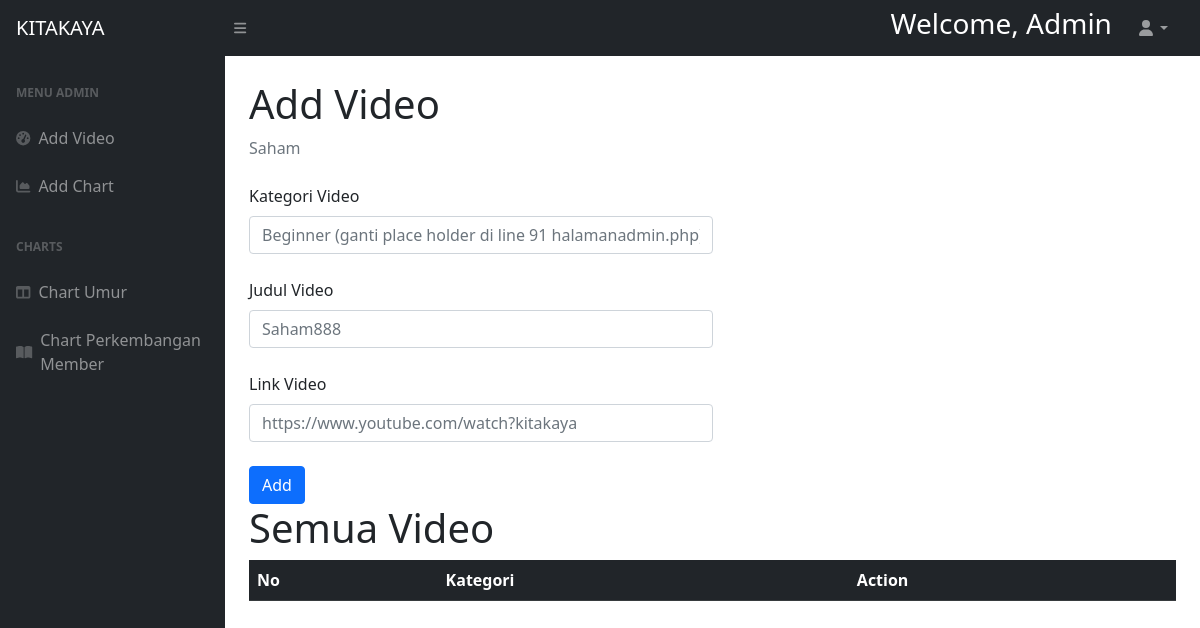
Before: /public/halamanadmin.php with the older database file.
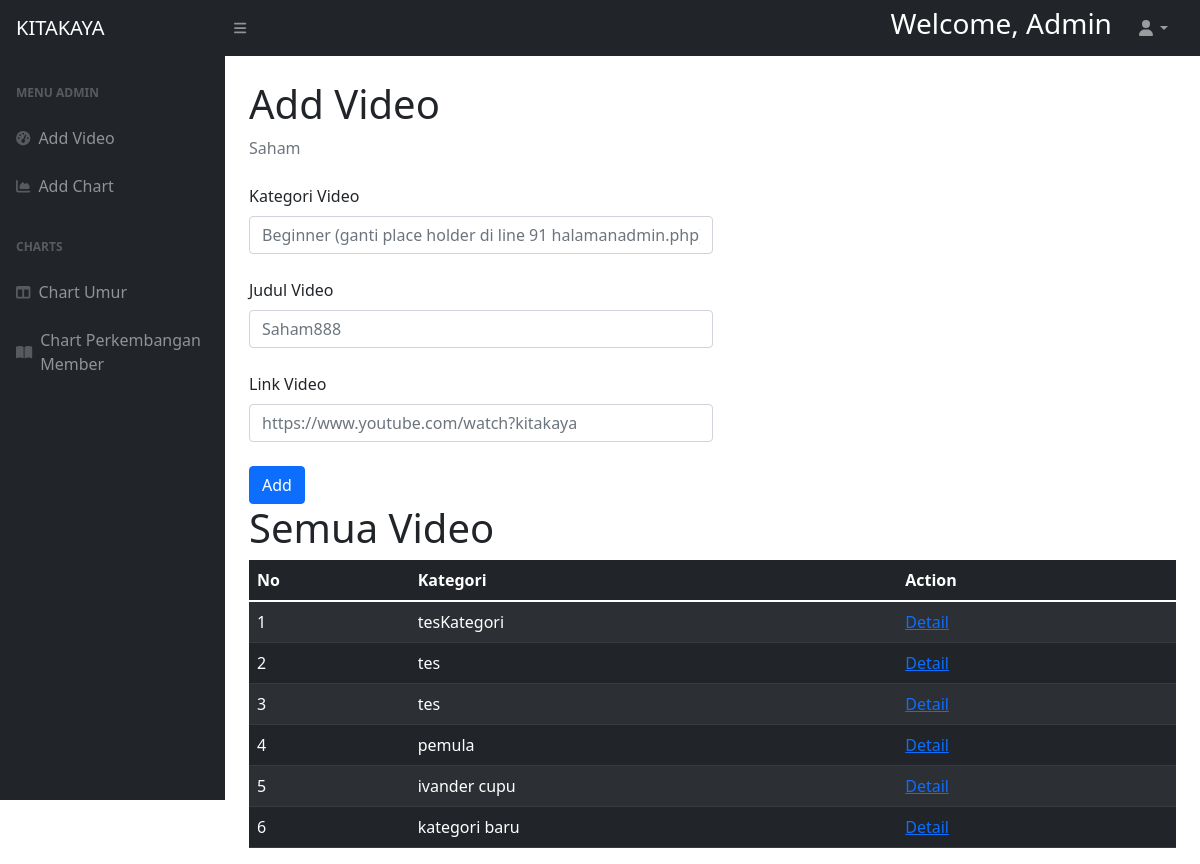
After: the same page with the newer database file.
### tables this page shows
CREATE TABLE `kategori_vid` (
  `id` int(11) NOT NULL,
  `nama_kategori` text NOT NULL
);

CREATE TABLE `thread` (
  `id` int(11) NOT NULL,
  `judul` text NOT NULL,
  `video` text NOT NULL,
  `status_video` int(11) NOT NULL,
  `f_kategori` int(11) NOT NULL
);

### config/database.php (called while the page is built, shortened)
<?php
    class Database{
        private static $instance;
        public $pdo;
        private function __construct()
        {
            $dsn = "mysql:host=".DB_HOST.";dbname=".DB_NAME.";charset=UTF8";
            $options = [
                PDO::ATTR_ERRMODE => PDO::ERRMODE_EXCEPTION,
                PDO::ATTR_DEFAULT_FETCH_MODE => PDO::FETCH_OBJ,
                PDO::ATTR_EMULATE_PREPARES => false
            ];
            try {
                $this->pdo = new PDO($dsn,DB_USER,DB_PASSWORD,$options);
            }
            catch(PDOException $e){
                echo  $e->getMessage();
            }
        }
        static function instance(){
            if(!isset(self::$instance)){
                self::$instance = new Database();
            }
            return self::$instance;
        }
        function query($sql,$args = NULL){
            if (!$args){
                return $this->pdo->query($sql);
            }
            $stmt = $this->pdo->prepare($sql);
            $stmt->execute($args);
            return $stmt;
        }
    }
?>

### models/Video.php (called while the page is built, shortened)
<?php
    class Video{
        public static function getVideo()
        {
            $db=Database::instance();
            $temp=$db->query("SELECT t.id, t.judul, t.video, k.nama_kategori FROM  kategori_vid k LEFT JOIN thread t  ON t.f_kategori=k.id AND t.status_video = 1");
            return $temp->fetchAll();
        }
    }
?>

### public/halamanadmin.php (the view, shortened to what this page needs)
<!DOCTYPE html>
<html lang="en">
    <head>
        <link href="https://cdn.jsdelivr.net/npm/simple-datatables@latest/dist/style.css" rel="stylesheet" />
        <link href="../assets/css/punyaadmin.css" rel="stylesheet" />
        <link href="../assets/css/addvideo.css" rel="stylesheet" />
    </head>
    <body class="sb-nav-fixed">
        <nav class="sb-topnav navbar navbar-expand navbar-dark bg-dark">
            <a class="navbar-brand ps-3" href="halamanadmin.php">KITAKAYA</a>
            <button class="btn btn-link btn-sm order-1 order-lg-0 me-4 me-lg-0" id="sidebarToggle" href="#!"><i class="fas fa-bars"></i></button>
            <form class="d-none d-md-inline-block form-inline ms-auto me-0 me-md-3 my-2 my-md-0">
                <div class="input-group">
                    <h3 style="color: white;">Welcome, Admin</h3>
                </div>
            </form>
            <ul class="navbar-nav ms-auto ms-md-0 me-3 me-lg-4">
                <li class="nav-item dropdown">
                    <a class="nav-link dropdown-toggle" id="navbarDropdown" href="#" role="button" data-bs-toggle="dropdown" aria-expanded="false"><i class="fas fa-user fa-fw"></i></a>
                </li>
            </ul>
        </nav>
        <div id="layoutSidenav">
            <div id="layoutSidenav_nav">
                <nav class="sb-sidenav accordion sb-sidenav-dark" id="sidenavAccordion">
                    <div class="sb-sidenav-menu">
                        <div class="nav">
                            <div class="sb-sidenav-menu-heading">Menu Admin</div>
                            <a class="nav-link" href="../public/halamanadmin.php">
                                <div class="sb-nav-link-icon"><i class="fas fa-tachometer-alt"></i></div>
                                Add Video
                            </a>
                            <a class="nav-link" href="../public/halamanaddchart.php">
                                <div class="sb-nav-link-icon"><i class="fas fa-chart-area"></i></div>
                                Add Chart
                            </a>
                            <div class="sb-sidenav-menu-heading">Charts</div>
                            <a class="nav-link collapsed" href="../public/halamanchartumur.php" data-bs-toggle="collapse" data-bs-target="#collapseLayouts" aria-expanded="false" aria-controls="collapseLayouts">
                                <div class="sb-nav-link-icon"><i class="fas fa-columns"></i></div>
                                Chart Umur
                            </a>
                            <a class="nav-link collapsed" href="../public/halamanchartperkembangan.php">
                                <div class="sb-nav-link-icon"><i class="fas fa-book-open"></i></div>
                                Chart Perkembangan Member
                            </a>
                        </div>
                    </div>
                </nav>
            </div>
            <div id="layoutSidenav_content">
                <main>
                    <div class="container-fluid px-4">
                        <h1 class="mt-4">Add Video</h1>
                        <ol class="breadcrumb mb-4">
                            <li class="breadcrumb-item active">Saham</li>
                        </ol>
                        <form action="../controllers/vid.php" method="POST">
                            <div>
                                <div class="col-lg-6">
                                    <label for="userName" class="form-label">Kategori Video</label>
                                    <input type="text" class="form-control" placeholder="Beginner (ganti place holder di line 91 halamanadmin.php)" id="nama" name="kategorivideo">
                                </div>
                                <br>
                                <div class="col-lg-6">
                                    <label for="userName" class="form-label">Judul Video</label>
                                    <input type="text" class="form-control" placeholder="Saham888" id="nama" name="judulvideo">
                                </div>
                                <br>
                                <div class="col-lg-6">
                                    <label for="userName" class="form-label">Link Video</label>
                                    <input type="text" class="form-control" placeholder="https://www.youtube.com/watch?kitakaya" id="nama" name="linkvideo">
                                </div>
                            </div>
                            <br>
                            <div class="col-12">
                                    <button type="submit" class="btn btn-primary" name="btnaddvid" >Add</button>
                            </div>
                        </form>
                        <h1>Semua Video</h1>
                        <?php
                            $video = Video::getVideo();
                        ?>
                        <table class="table table-dark table-striped">
                            <thead>
                                <th>No</th>
                                <th>Kategori</th>
                                <th>Action</th>
                            </thead>
                            <tbody>
                                <?php
                                    foreach($video as $idx => $video){
                                        ?>
                                        <tr>
                                            <td><?= $idx + 1 ?></td>
                                            <td><?= $video->nama_kategori ?></td>
                                            <td>
                                                <a href="../controllers/vid.php?idvid=true&id=<?=$video->nama_kategori?>">Detail</a>
                                            </td>
                                        </tr>
                                        <?php
                                    }
                                ?>
                            </tbody>
                        </table>
                    </div>
                </main>
            </div>
        </div>
    </body>
</html>

Changed rows visible on the page:
added kategori_vid: nama_kategori "tesKategori"
added thread: f_kategori.nama_kategori "tes"
added thread: f_kategori.nama_kategori "tes"
added kategori_vid: nama_kategori "pemula"
added thread: f_kategori.nama_kategori "ivander cupu"
added thread: f_kategori.nama_kategori "kategori baru"
